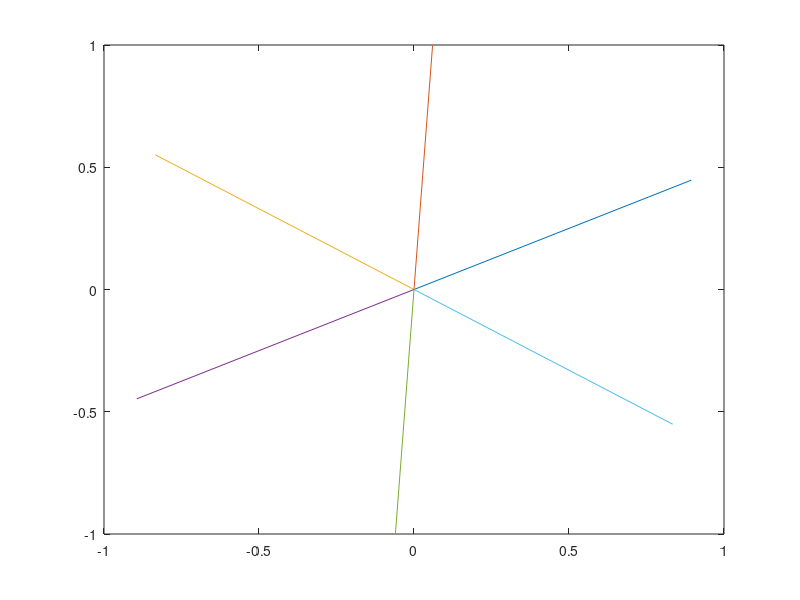
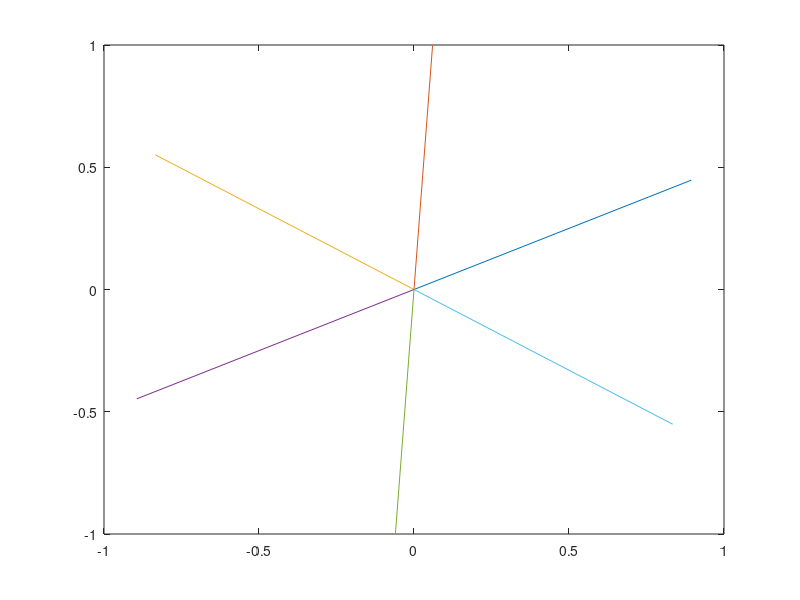

Write the MATLAB code that produced these figures, in order.
% Define the initial unit vector
u = [4/sqrt(20); 2/sqrt(20)]; % You can choose any non-zero initial vector

% Define the rotation matrix function
theta = 2*pi / 6; % Angle for hexagon
R = [cos(theta), -sin(theta); sin(theta), cos(theta)];

% Initialize the matrix to store vectors
M = zeros(2, 6); 
M(:, 1) = u;

% Generate five new vectors by rotating the initial vector
for i = 2:6
    M(:, i) = R^(i-1) * u;
end

     
origin = zeros(1,size(M,2)); 
plot([origin; M(1,:)],[origin; M(2,:)]);





% 2: Rotate a new theta

newtheta = 8*pi/6
figure;
new_R = [cos(newtheta), -sin(newtheta); sin(newtheta), cos(newtheta)];

% Initialize the matrix to store vectors
new_M = zeros(2, 6); 
new_M(:, 1) = u;

% Generate five new vectors by rotating the initial vector
for i = 2:6
    new_M(:, i) = R^(i-1) * u;
end

     
origin= zeros(1,size(new_M,2)); 
plot([origin; new_M(1,:)],[origin; new_M(2,:)]);
